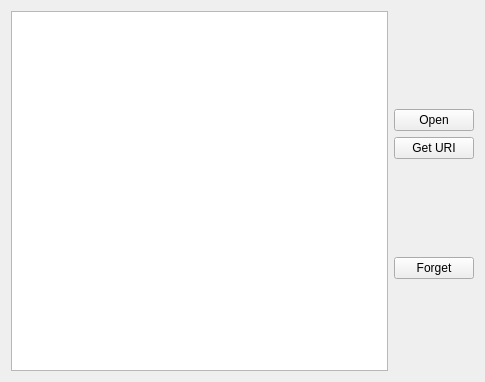
<?xml version="1.0" encoding="UTF-8"?>
<ui version="4.0">
 <class>GUI_Opendoc</class>
 <widget class="QWidget" name="GUI_Opendoc">
  <property name="geometry">
   <rect>
    <x>0</x>
    <y>0</y>
    <width>485</width>
    <height>382</height>
   </rect>
  </property>
  <property name="sizePolicy">
   <sizepolicy hsizetype="Expanding" vsizetype="Expanding">
    <horstretch>0</horstretch>
    <verstretch>0</verstretch>
   </sizepolicy>
  </property>
  <property name="windowTitle">
   <string>Form</string>
  </property>
  <layout class="QGridLayout" name="gridLayout">
   <item row="0" column="0" rowspan="6">
    <widget class="QListWidget" name="docsListWidget"/>
   </item>
   <item row="0" column="1">
    <spacer name="verticalSpacer_3">
     <property name="orientation">
      <enum>Qt::Vertical</enum>
     </property>
     <property name="sizeHint" stdset="0">
      <size>
       <width>20</width>
       <height>85</height>
      </size>
     </property>
    </spacer>
   </item>
   <item row="1" column="1">
    <widget class="QPushButton" name="openDocsPushButton">
     <property name="text">
      <string>Open</string>
     </property>
    </widget>
   </item>
   <item row="2" column="1">
    <widget class="QPushButton" name="getURIPushButton">
     <property name="text">
      <string>Get URI</string>
     </property>
    </widget>
   </item>
   <item row="3" column="1">
    <spacer name="verticalSpacer">
     <property name="orientation">
      <enum>Qt::Vertical</enum>
     </property>
     <property name="sizeHint" stdset="0">
      <size>
       <width>20</width>
       <height>86</height>
      </size>
     </property>
    </spacer>
   </item>
   <item row="4" column="1">
    <widget class="QPushButton" name="forgetPushButton">
     <property name="text">
      <string>Forget</string>
     </property>
    </widget>
   </item>
   <item row="5" column="1">
    <spacer name="verticalSpacer_2">
     <property name="orientation">
      <enum>Qt::Vertical</enum>
     </property>
     <property name="sizeHint" stdset="0">
      <size>
       <width>20</width>
       <height>85</height>
      </size>
     </property>
    </spacer>
   </item>
  </layout>
 </widget>
 <resources/>
 <connections/>
</ui>
